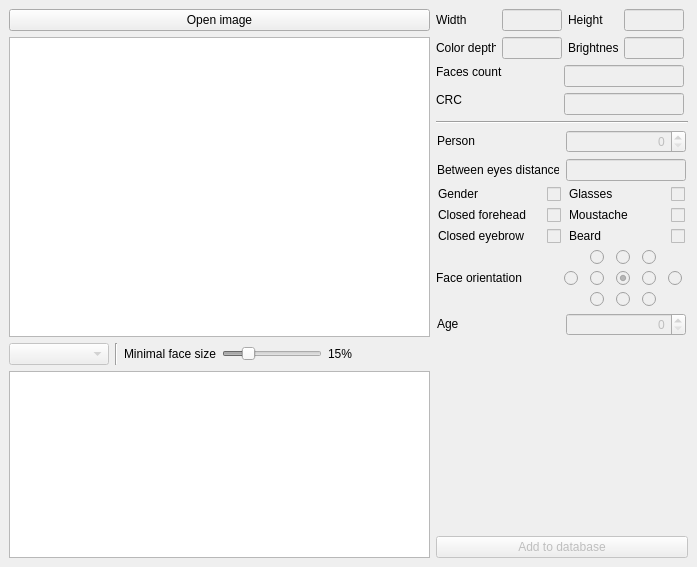
<?xml version="1.0" encoding="UTF-8"?>
<ui version="4.0">
 <class>FaceDBShellClass</class>
 <widget class="QMainWindow" name="FaceDBShellClass">
  <property name="geometry">
   <rect>
    <x>0</x>
    <y>0</y>
    <width>697</width>
    <height>567</height>
   </rect>
  </property>
  <property name="windowTitle">
   <string>FaceDBShell</string>
  </property>
  <widget class="QWidget" name="verticalLayoutWidget">
   <layout class="QHBoxLayout" name="h6Layout">
    <item>
     <layout class="QVBoxLayout" name="v1Layout">
      <item>
       <widget class="QPushButton" name="openImage">
        <property name="text">
         <string>Open image</string>
        </property>
        <property name="autoDefault">
         <bool>false</bool>
        </property>
       </widget>
      </item>
      <item>
       <widget class="FrameView" name="mainFrame">
        <property name="minimumSize">
         <size>
          <width>0</width>
          <height>300</height>
         </size>
        </property>
       </widget>
      </item>
      <item>
       <layout class="QHBoxLayout" name="h0Layout">
        <item>
         <widget class="QComboBox" name="selectDetector">
          <property name="enabled">
           <bool>false</bool>
          </property>
          <property name="minimumSize">
           <size>
            <width>100</width>
            <height>0</height>
           </size>
          </property>
         </widget>
        </item>
        <item>
         <widget class="Line" name="v1Splitter">
          <property name="orientation">
           <enum>Qt::Vertical</enum>
          </property>
         </widget>
        </item>
        <item>
         <widget class="QLabel" name="minFaceSizeLabel">
          <property name="text">
           <string>Minimal face size</string>
          </property>
         </widget>
        </item>
        <item>
         <widget class="QSlider" name="minFaceSizeSlider">
          <property name="enabled">
           <bool>false</bool>
          </property>
          <property name="sizePolicy">
           <sizepolicy hsizetype="Expanding" vsizetype="Fixed">
            <horstretch>0</horstretch>
            <verstretch>0</verstretch>
           </sizepolicy>
          </property>
          <property name="minimumSize">
           <size>
            <width>100</width>
            <height>0</height>
           </size>
          </property>
          <property name="maximumSize">
           <size>
            <width>200</width>
            <height>16777215</height>
           </size>
          </property>
          <property name="minimum">
           <number>5</number>
          </property>
          <property name="maximum">
           <number>50</number>
          </property>
          <property name="singleStep">
           <number>5</number>
          </property>
          <property name="value">
           <number>15</number>
          </property>
          <property name="orientation">
           <enum>Qt::Horizontal</enum>
          </property>
         </widget>
        </item>
        <item>
         <widget class="QLabel" name="minFaceSizeDisplay">
          <property name="text">
           <string>15%</string>
          </property>
         </widget>
        </item>
        <item>
         <spacer name="horizontalSpacer">
          <property name="orientation">
           <enum>Qt::Horizontal</enum>
          </property>
          <property name="sizeHint" stdset="0">
           <size>
            <width>60</width>
            <height>20</height>
           </size>
          </property>
         </spacer>
        </item>
       </layout>
      </item>
      <item>
       <widget class="QListWidget" name="logText">
        <property name="maximumSize">
         <size>
          <width>16777215</width>
          <height>200</height>
         </size>
        </property>
       </widget>
      </item>
     </layout>
    </item>
    <item>
     <layout class="QVBoxLayout" name="v2Layout">
      <item>
       <layout class="QGridLayout" name="gridLayout_2">
        <item row="0" column="0">
         <widget class="QLabel" name="imageWidthLabel">
          <property name="sizePolicy">
           <sizepolicy hsizetype="Fixed" vsizetype="Fixed">
            <horstretch>0</horstretch>
            <verstretch>0</verstretch>
           </sizepolicy>
          </property>
          <property name="minimumSize">
           <size>
            <width>60</width>
            <height>0</height>
           </size>
          </property>
          <property name="maximumSize">
           <size>
            <width>60</width>
            <height>16777215</height>
           </size>
          </property>
          <property name="text">
           <string>Width</string>
          </property>
         </widget>
        </item>
        <item row="0" column="1">
         <widget class="QLineEdit" name="imageWidth">
          <property name="enabled">
           <bool>false</bool>
          </property>
          <property name="sizePolicy">
           <sizepolicy hsizetype="Fixed" vsizetype="Fixed">
            <horstretch>0</horstretch>
            <verstretch>0</verstretch>
           </sizepolicy>
          </property>
          <property name="minimumSize">
           <size>
            <width>60</width>
            <height>0</height>
           </size>
          </property>
          <property name="maximumSize">
           <size>
            <width>60</width>
            <height>16777215</height>
           </size>
          </property>
          <property name="focusPolicy">
           <enum>Qt::NoFocus</enum>
          </property>
          <property name="layoutDirection">
           <enum>Qt::LeftToRight</enum>
          </property>
          <property name="text">
           <string/>
          </property>
          <property name="alignment">
           <set>Qt::AlignRight|Qt::AlignTrailing|Qt::AlignVCenter</set>
          </property>
         </widget>
        </item>
        <item row="0" column="2">
         <widget class="QLabel" name="imageHeightLabel">
          <property name="sizePolicy">
           <sizepolicy hsizetype="Fixed" vsizetype="Fixed">
            <horstretch>0</horstretch>
            <verstretch>0</verstretch>
           </sizepolicy>
          </property>
          <property name="minimumSize">
           <size>
            <width>50</width>
            <height>0</height>
           </size>
          </property>
          <property name="maximumSize">
           <size>
            <width>50</width>
            <height>16777215</height>
           </size>
          </property>
          <property name="text">
           <string>Height</string>
          </property>
         </widget>
        </item>
        <item row="0" column="3">
         <widget class="QLineEdit" name="imageHeight">
          <property name="enabled">
           <bool>false</bool>
          </property>
          <property name="sizePolicy">
           <sizepolicy hsizetype="Fixed" vsizetype="Fixed">
            <horstretch>0</horstretch>
            <verstretch>0</verstretch>
           </sizepolicy>
          </property>
          <property name="minimumSize">
           <size>
            <width>60</width>
            <height>0</height>
           </size>
          </property>
          <property name="maximumSize">
           <size>
            <width>60</width>
            <height>16777215</height>
           </size>
          </property>
          <property name="focusPolicy">
           <enum>Qt::NoFocus</enum>
          </property>
          <property name="layoutDirection">
           <enum>Qt::LeftToRight</enum>
          </property>
          <property name="text">
           <string/>
          </property>
          <property name="alignment">
           <set>Qt::AlignRight|Qt::AlignTrailing|Qt::AlignVCenter</set>
          </property>
         </widget>
        </item>
        <item row="1" column="0">
         <widget class="QLabel" name="imageColorDepthLabel">
          <property name="sizePolicy">
           <sizepolicy hsizetype="Fixed" vsizetype="Fixed">
            <horstretch>0</horstretch>
            <verstretch>0</verstretch>
           </sizepolicy>
          </property>
          <property name="minimumSize">
           <size>
            <width>60</width>
            <height>0</height>
           </size>
          </property>
          <property name="maximumSize">
           <size>
            <width>60</width>
            <height>16777215</height>
           </size>
          </property>
          <property name="text">
           <string>Color depth</string>
          </property>
         </widget>
        </item>
        <item row="1" column="1">
         <widget class="QLineEdit" name="imageColorDepth">
          <property name="enabled">
           <bool>false</bool>
          </property>
          <property name="sizePolicy">
           <sizepolicy hsizetype="Fixed" vsizetype="Fixed">
            <horstretch>0</horstretch>
            <verstretch>0</verstretch>
           </sizepolicy>
          </property>
          <property name="minimumSize">
           <size>
            <width>60</width>
            <height>0</height>
           </size>
          </property>
          <property name="maximumSize">
           <size>
            <width>60</width>
            <height>16777215</height>
           </size>
          </property>
          <property name="focusPolicy">
           <enum>Qt::NoFocus</enum>
          </property>
          <property name="layoutDirection">
           <enum>Qt::LeftToRight</enum>
          </property>
          <property name="text">
           <string/>
          </property>
          <property name="alignment">
           <set>Qt::AlignRight|Qt::AlignTrailing|Qt::AlignVCenter</set>
          </property>
         </widget>
        </item>
        <item row="1" column="2">
         <widget class="QLabel" name="imageBrightnessLabel">
          <property name="sizePolicy">
           <sizepolicy hsizetype="Fixed" vsizetype="Fixed">
            <horstretch>0</horstretch>
            <verstretch>0</verstretch>
           </sizepolicy>
          </property>
          <property name="minimumSize">
           <size>
            <width>50</width>
            <height>0</height>
           </size>
          </property>
          <property name="maximumSize">
           <size>
            <width>50</width>
            <height>16777215</height>
           </size>
          </property>
          <property name="text">
           <string>Brightness</string>
          </property>
         </widget>
        </item>
        <item row="1" column="3">
         <widget class="QLineEdit" name="imageBrightness">
          <property name="enabled">
           <bool>false</bool>
          </property>
          <property name="sizePolicy">
           <sizepolicy hsizetype="Fixed" vsizetype="Fixed">
            <horstretch>0</horstretch>
            <verstretch>0</verstretch>
           </sizepolicy>
          </property>
          <property name="minimumSize">
           <size>
            <width>60</width>
            <height>0</height>
           </size>
          </property>
          <property name="maximumSize">
           <size>
            <width>60</width>
            <height>16777215</height>
           </size>
          </property>
          <property name="focusPolicy">
           <enum>Qt::NoFocus</enum>
          </property>
          <property name="layoutDirection">
           <enum>Qt::LeftToRight</enum>
          </property>
          <property name="text">
           <string/>
          </property>
          <property name="alignment">
           <set>Qt::AlignRight|Qt::AlignTrailing|Qt::AlignVCenter</set>
          </property>
         </widget>
        </item>
       </layout>
      </item>
      <item>
       <layout class="QFormLayout" name="formLayout_2">
        <item row="2" column="0">
         <widget class="QLabel" name="imageCRCLabel">
          <property name="sizePolicy">
           <sizepolicy hsizetype="Fixed" vsizetype="Fixed">
            <horstretch>0</horstretch>
            <verstretch>0</verstretch>
           </sizepolicy>
          </property>
          <property name="minimumSize">
           <size>
            <width>122</width>
            <height>0</height>
           </size>
          </property>
          <property name="maximumSize">
           <size>
            <width>122</width>
            <height>16777215</height>
           </size>
          </property>
          <property name="text">
           <string>CRC</string>
          </property>
         </widget>
        </item>
        <item row="2" column="1">
         <widget class="QLineEdit" name="imageCRC">
          <property name="enabled">
           <bool>false</bool>
          </property>
          <property name="sizePolicy">
           <sizepolicy hsizetype="Fixed" vsizetype="Fixed">
            <horstretch>0</horstretch>
            <verstretch>0</verstretch>
           </sizepolicy>
          </property>
          <property name="minimumSize">
           <size>
            <width>120</width>
            <height>0</height>
           </size>
          </property>
          <property name="maximumSize">
           <size>
            <width>120</width>
            <height>16777215</height>
           </size>
          </property>
          <property name="focusPolicy">
           <enum>Qt::NoFocus</enum>
          </property>
          <property name="layoutDirection">
           <enum>Qt::LeftToRight</enum>
          </property>
          <property name="text">
           <string/>
          </property>
          <property name="alignment">
           <set>Qt::AlignRight|Qt::AlignTrailing|Qt::AlignVCenter</set>
          </property>
         </widget>
        </item>
        <item row="1" column="0">
         <widget class="QLabel" name="facesCountLabel">
          <property name="sizePolicy">
           <sizepolicy hsizetype="Fixed" vsizetype="Fixed">
            <horstretch>0</horstretch>
            <verstretch>0</verstretch>
           </sizepolicy>
          </property>
          <property name="minimumSize">
           <size>
            <width>122</width>
            <height>0</height>
           </size>
          </property>
          <property name="maximumSize">
           <size>
            <width>122</width>
            <height>16777215</height>
           </size>
          </property>
          <property name="text">
           <string>Faces count</string>
          </property>
         </widget>
        </item>
        <item row="1" column="1">
         <widget class="QLineEdit" name="facesCount">
          <property name="enabled">
           <bool>false</bool>
          </property>
          <property name="sizePolicy">
           <sizepolicy hsizetype="Fixed" vsizetype="Fixed">
            <horstretch>0</horstretch>
            <verstretch>0</verstretch>
           </sizepolicy>
          </property>
          <property name="minimumSize">
           <size>
            <width>120</width>
            <height>0</height>
           </size>
          </property>
          <property name="maximumSize">
           <size>
            <width>120</width>
            <height>16777215</height>
           </size>
          </property>
          <property name="focusPolicy">
           <enum>Qt::NoFocus</enum>
          </property>
          <property name="layoutDirection">
           <enum>Qt::LeftToRight</enum>
          </property>
          <property name="text">
           <string/>
          </property>
          <property name="alignment">
           <set>Qt::AlignRight|Qt::AlignTrailing|Qt::AlignVCenter</set>
          </property>
         </widget>
        </item>
       </layout>
      </item>
      <item>
       <widget class="Line" name="h1Splitter">
        <property name="orientation">
         <enum>Qt::Horizontal</enum>
        </property>
       </widget>
      </item>
      <item>
       <layout class="QHBoxLayout" name="h7Layout">
        <item>
         <widget class="QLabel" name="faceIndexLabel">
          <property name="sizePolicy">
           <sizepolicy hsizetype="Fixed" vsizetype="Fixed">
            <horstretch>0</horstretch>
            <verstretch>0</verstretch>
           </sizepolicy>
          </property>
          <property name="minimumSize">
           <size>
            <width>122</width>
            <height>0</height>
           </size>
          </property>
          <property name="maximumSize">
           <size>
            <width>122</width>
            <height>16777215</height>
           </size>
          </property>
          <property name="text">
           <string>Person</string>
          </property>
         </widget>
        </item>
        <item>
         <widget class="QSpinBox" name="faceIndex">
          <property name="enabled">
           <bool>false</bool>
          </property>
          <property name="sizePolicy">
           <sizepolicy hsizetype="Fixed" vsizetype="Fixed">
            <horstretch>0</horstretch>
            <verstretch>0</verstretch>
           </sizepolicy>
          </property>
          <property name="minimumSize">
           <size>
            <width>120</width>
            <height>0</height>
           </size>
          </property>
          <property name="maximumSize">
           <size>
            <width>120</width>
            <height>16777215</height>
           </size>
          </property>
          <property name="layoutDirection">
           <enum>Qt::LeftToRight</enum>
          </property>
          <property name="alignment">
           <set>Qt::AlignRight|Qt::AlignTrailing|Qt::AlignVCenter</set>
          </property>
          <property name="readOnly">
           <bool>false</bool>
          </property>
         </widget>
        </item>
       </layout>
      </item>
      <item>
       <layout class="QHBoxLayout" name="h4Layout">
        <item>
         <widget class="QLabel" name="betweenEyesDistanceLabel">
          <property name="sizePolicy">
           <sizepolicy hsizetype="Fixed" vsizetype="Fixed">
            <horstretch>0</horstretch>
            <verstretch>0</verstretch>
           </sizepolicy>
          </property>
          <property name="minimumSize">
           <size>
            <width>122</width>
            <height>0</height>
           </size>
          </property>
          <property name="maximumSize">
           <size>
            <width>122</width>
            <height>16777215</height>
           </size>
          </property>
          <property name="text">
           <string>Between eyes distance</string>
          </property>
         </widget>
        </item>
        <item>
         <widget class="QLineEdit" name="betweenEyesDistance">
          <property name="enabled">
           <bool>false</bool>
          </property>
          <property name="sizePolicy">
           <sizepolicy hsizetype="Fixed" vsizetype="Fixed">
            <horstretch>0</horstretch>
            <verstretch>0</verstretch>
           </sizepolicy>
          </property>
          <property name="minimumSize">
           <size>
            <width>120</width>
            <height>0</height>
           </size>
          </property>
          <property name="maximumSize">
           <size>
            <width>120</width>
            <height>16777215</height>
           </size>
          </property>
          <property name="focusPolicy">
           <enum>Qt::NoFocus</enum>
          </property>
          <property name="layoutDirection">
           <enum>Qt::LeftToRight</enum>
          </property>
          <property name="text">
           <string/>
          </property>
          <property name="alignment">
           <set>Qt::AlignRight|Qt::AlignTrailing|Qt::AlignVCenter</set>
          </property>
         </widget>
        </item>
       </layout>
      </item>
      <item>
       <layout class="QHBoxLayout" name="h8Layout">
        <item>
         <widget class="QLabel" name="genderLabel">
          <property name="sizePolicy">
           <sizepolicy hsizetype="Fixed" vsizetype="Fixed">
            <horstretch>0</horstretch>
            <verstretch>0</verstretch>
           </sizepolicy>
          </property>
          <property name="minimumSize">
           <size>
            <width>50</width>
            <height>0</height>
           </size>
          </property>
          <property name="maximumSize">
           <size>
            <width>50</width>
            <height>16777215</height>
           </size>
          </property>
          <property name="text">
           <string>Gender</string>
          </property>
         </widget>
        </item>
        <item>
         <widget class="QCheckBox" name="gender">
          <property name="enabled">
           <bool>false</bool>
          </property>
          <property name="sizePolicy">
           <sizepolicy hsizetype="Fixed" vsizetype="Fixed">
            <horstretch>0</horstretch>
            <verstretch>0</verstretch>
           </sizepolicy>
          </property>
          <property name="minimumSize">
           <size>
            <width>65</width>
            <height>0</height>
           </size>
          </property>
          <property name="maximumSize">
           <size>
            <width>65</width>
            <height>16777215</height>
           </size>
          </property>
          <property name="baseSize">
           <size>
            <width>15</width>
            <height>0</height>
           </size>
          </property>
          <property name="layoutDirection">
           <enum>Qt::RightToLeft</enum>
          </property>
          <property name="text">
           <string/>
          </property>
         </widget>
        </item>
        <item>
         <widget class="QLabel" name="glassesLabel">
          <property name="sizePolicy">
           <sizepolicy hsizetype="Fixed" vsizetype="Fixed">
            <horstretch>0</horstretch>
            <verstretch>0</verstretch>
           </sizepolicy>
          </property>
          <property name="minimumSize">
           <size>
            <width>88</width>
            <height>0</height>
           </size>
          </property>
          <property name="maximumSize">
           <size>
            <width>88</width>
            <height>16777215</height>
           </size>
          </property>
          <property name="text">
           <string>Glasses</string>
          </property>
         </widget>
        </item>
        <item>
         <widget class="QCheckBox" name="glasses">
          <property name="enabled">
           <bool>false</bool>
          </property>
          <property name="sizePolicy">
           <sizepolicy hsizetype="Fixed" vsizetype="Fixed">
            <horstretch>0</horstretch>
            <verstretch>0</verstretch>
           </sizepolicy>
          </property>
          <property name="minimumSize">
           <size>
            <width>20</width>
            <height>0</height>
           </size>
          </property>
          <property name="maximumSize">
           <size>
            <width>20</width>
            <height>16777215</height>
           </size>
          </property>
          <property name="baseSize">
           <size>
            <width>15</width>
            <height>0</height>
           </size>
          </property>
          <property name="layoutDirection">
           <enum>Qt::RightToLeft</enum>
          </property>
          <property name="text">
           <string/>
          </property>
         </widget>
        </item>
       </layout>
      </item>
      <item>
       <layout class="QHBoxLayout" name="h9Layout">
        <item>
         <widget class="QLabel" name="closedForeheadLabel">
          <property name="sizePolicy">
           <sizepolicy hsizetype="Fixed" vsizetype="Fixed">
            <horstretch>0</horstretch>
            <verstretch>0</verstretch>
           </sizepolicy>
          </property>
          <property name="minimumSize">
           <size>
            <width>90</width>
            <height>0</height>
           </size>
          </property>
          <property name="maximumSize">
           <size>
            <width>90</width>
            <height>16777215</height>
           </size>
          </property>
          <property name="text">
           <string>Closed forehead</string>
          </property>
         </widget>
        </item>
        <item>
         <widget class="QCheckBox" name="closedForehead">
          <property name="enabled">
           <bool>false</bool>
          </property>
          <property name="sizePolicy">
           <sizepolicy hsizetype="Fixed" vsizetype="Fixed">
            <horstretch>0</horstretch>
            <verstretch>0</verstretch>
           </sizepolicy>
          </property>
          <property name="minimumSize">
           <size>
            <width>25</width>
            <height>0</height>
           </size>
          </property>
          <property name="maximumSize">
           <size>
            <width>25</width>
            <height>16777215</height>
           </size>
          </property>
          <property name="baseSize">
           <size>
            <width>15</width>
            <height>0</height>
           </size>
          </property>
          <property name="layoutDirection">
           <enum>Qt::RightToLeft</enum>
          </property>
          <property name="text">
           <string/>
          </property>
         </widget>
        </item>
        <item>
         <widget class="QLabel" name="moustacheLabel">
          <property name="sizePolicy">
           <sizepolicy hsizetype="Fixed" vsizetype="Fixed">
            <horstretch>0</horstretch>
            <verstretch>0</verstretch>
           </sizepolicy>
          </property>
          <property name="minimumSize">
           <size>
            <width>88</width>
            <height>0</height>
           </size>
          </property>
          <property name="maximumSize">
           <size>
            <width>88</width>
            <height>16777215</height>
           </size>
          </property>
          <property name="text">
           <string>Moustache</string>
          </property>
         </widget>
        </item>
        <item>
         <widget class="QCheckBox" name="moustache">
          <property name="enabled">
           <bool>false</bool>
          </property>
          <property name="sizePolicy">
           <sizepolicy hsizetype="Fixed" vsizetype="Fixed">
            <horstretch>0</horstretch>
            <verstretch>0</verstretch>
           </sizepolicy>
          </property>
          <property name="minimumSize">
           <size>
            <width>20</width>
            <height>0</height>
           </size>
          </property>
          <property name="maximumSize">
           <size>
            <width>20</width>
            <height>16777215</height>
           </size>
          </property>
          <property name="baseSize">
           <size>
            <width>15</width>
            <height>0</height>
           </size>
          </property>
          <property name="layoutDirection">
           <enum>Qt::RightToLeft</enum>
          </property>
          <property name="text">
           <string/>
          </property>
         </widget>
        </item>
       </layout>
      </item>
      <item>
       <layout class="QHBoxLayout" name="h10Layout">
        <item>
         <widget class="QLabel" name="closedEyebrowLabel">
          <property name="sizePolicy">
           <sizepolicy hsizetype="Fixed" vsizetype="Fixed">
            <horstretch>0</horstretch>
            <verstretch>0</verstretch>
           </sizepolicy>
          </property>
          <property name="minimumSize">
           <size>
            <width>90</width>
            <height>0</height>
           </size>
          </property>
          <property name="maximumSize">
           <size>
            <width>90</width>
            <height>16777215</height>
           </size>
          </property>
          <property name="text">
           <string>Closed eyebrow</string>
          </property>
         </widget>
        </item>
        <item>
         <widget class="QCheckBox" name="closedEyebrow">
          <property name="enabled">
           <bool>false</bool>
          </property>
          <property name="sizePolicy">
           <sizepolicy hsizetype="Fixed" vsizetype="Fixed">
            <horstretch>0</horstretch>
            <verstretch>0</verstretch>
           </sizepolicy>
          </property>
          <property name="minimumSize">
           <size>
            <width>25</width>
            <height>0</height>
           </size>
          </property>
          <property name="maximumSize">
           <size>
            <width>25</width>
            <height>16777215</height>
           </size>
          </property>
          <property name="baseSize">
           <size>
            <width>15</width>
            <height>0</height>
           </size>
          </property>
          <property name="layoutDirection">
           <enum>Qt::RightToLeft</enum>
          </property>
          <property name="text">
           <string/>
          </property>
         </widget>
        </item>
        <item>
         <widget class="QLabel" name="beardLabel">
          <property name="sizePolicy">
           <sizepolicy hsizetype="Fixed" vsizetype="Fixed">
            <horstretch>0</horstretch>
            <verstretch>0</verstretch>
           </sizepolicy>
          </property>
          <property name="minimumSize">
           <size>
            <width>88</width>
            <height>0</height>
           </size>
          </property>
          <property name="maximumSize">
           <size>
            <width>88</width>
            <height>16777215</height>
           </size>
          </property>
          <property name="text">
           <string>Beard</string>
          </property>
         </widget>
        </item>
        <item>
         <widget class="QCheckBox" name="beard">
          <property name="enabled">
           <bool>false</bool>
          </property>
          <property name="sizePolicy">
           <sizepolicy hsizetype="Fixed" vsizetype="Fixed">
            <horstretch>0</horstretch>
            <verstretch>0</verstretch>
           </sizepolicy>
          </property>
          <property name="minimumSize">
           <size>
            <width>20</width>
            <height>0</height>
           </size>
          </property>
          <property name="maximumSize">
           <size>
            <width>20</width>
            <height>16777215</height>
           </size>
          </property>
          <property name="baseSize">
           <size>
            <width>15</width>
            <height>0</height>
           </size>
          </property>
          <property name="layoutDirection">
           <enum>Qt::RightToLeft</enum>
          </property>
          <property name="text">
           <string/>
          </property>
         </widget>
        </item>
       </layout>
      </item>
      <item>
       <layout class="QHBoxLayout" name="h11Layout">
        <item>
         <widget class="QLabel" name="faceOrientationLabel">
          <property name="sizePolicy">
           <sizepolicy hsizetype="Fixed" vsizetype="Fixed">
            <horstretch>0</horstretch>
            <verstretch>0</verstretch>
           </sizepolicy>
          </property>
          <property name="minimumSize">
           <size>
            <width>122</width>
            <height>0</height>
           </size>
          </property>
          <property name="maximumSize">
           <size>
            <width>122</width>
            <height>16777215</height>
           </size>
          </property>
          <property name="text">
           <string>Face orientation</string>
          </property>
         </widget>
        </item>
        <item>
         <layout class="QGridLayout" name="gridLayout">
          <item row="1" column="0">
           <widget class="QRadioButton" name="orientation21">
            <property name="enabled">
             <bool>false</bool>
            </property>
            <property name="sizePolicy">
             <sizepolicy hsizetype="Fixed" vsizetype="Fixed">
              <horstretch>0</horstretch>
              <verstretch>0</verstretch>
             </sizepolicy>
            </property>
            <property name="minimumSize">
             <size>
              <width>20</width>
              <height>0</height>
             </size>
            </property>
            <property name="maximumSize">
             <size>
              <width>20</width>
              <height>16777215</height>
             </size>
            </property>
            <property name="text">
             <string/>
            </property>
           </widget>
          </item>
          <item row="1" column="3">
           <widget class="QRadioButton" name="orientation24">
            <property name="enabled">
             <bool>false</bool>
            </property>
            <property name="sizePolicy">
             <sizepolicy hsizetype="Fixed" vsizetype="Fixed">
              <horstretch>0</horstretch>
              <verstretch>0</verstretch>
             </sizepolicy>
            </property>
            <property name="minimumSize">
             <size>
              <width>20</width>
              <height>0</height>
             </size>
            </property>
            <property name="maximumSize">
             <size>
              <width>20</width>
              <height>16777215</height>
             </size>
            </property>
            <property name="text">
             <string/>
            </property>
            <property name="checked">
             <bool>false</bool>
            </property>
           </widget>
          </item>
          <item row="1" column="4">
           <widget class="QRadioButton" name="orientation25">
            <property name="enabled">
             <bool>false</bool>
            </property>
            <property name="sizePolicy">
             <sizepolicy hsizetype="Fixed" vsizetype="Fixed">
              <horstretch>0</horstretch>
              <verstretch>0</verstretch>
             </sizepolicy>
            </property>
            <property name="minimumSize">
             <size>
              <width>20</width>
              <height>0</height>
             </size>
            </property>
            <property name="maximumSize">
             <size>
              <width>20</width>
              <height>16777215</height>
             </size>
            </property>
            <property name="text">
             <string/>
            </property>
           </widget>
          </item>
          <item row="1" column="1">
           <widget class="QRadioButton" name="orientation22">
            <property name="enabled">
             <bool>false</bool>
            </property>
            <property name="sizePolicy">
             <sizepolicy hsizetype="Fixed" vsizetype="Fixed">
              <horstretch>0</horstretch>
              <verstretch>0</verstretch>
             </sizepolicy>
            </property>
            <property name="minimumSize">
             <size>
              <width>20</width>
              <height>0</height>
             </size>
            </property>
            <property name="maximumSize">
             <size>
              <width>20</width>
              <height>16777215</height>
             </size>
            </property>
            <property name="text">
             <string/>
            </property>
           </widget>
          </item>
          <item row="1" column="2">
           <widget class="QRadioButton" name="orientation23">
            <property name="enabled">
             <bool>false</bool>
            </property>
            <property name="sizePolicy">
             <sizepolicy hsizetype="Fixed" vsizetype="Fixed">
              <horstretch>0</horstretch>
              <verstretch>0</verstretch>
             </sizepolicy>
            </property>
            <property name="minimumSize">
             <size>
              <width>20</width>
              <height>0</height>
             </size>
            </property>
            <property name="maximumSize">
             <size>
              <width>20</width>
              <height>16777215</height>
             </size>
            </property>
            <property name="text">
             <string/>
            </property>
            <property name="checked">
             <bool>true</bool>
            </property>
           </widget>
          </item>
          <item row="2" column="2">
           <widget class="QRadioButton" name="orientation33">
            <property name="enabled">
             <bool>false</bool>
            </property>
            <property name="sizePolicy">
             <sizepolicy hsizetype="Fixed" vsizetype="Fixed">
              <horstretch>0</horstretch>
              <verstretch>0</verstretch>
             </sizepolicy>
            </property>
            <property name="minimumSize">
             <size>
              <width>20</width>
              <height>0</height>
             </size>
            </property>
            <property name="maximumSize">
             <size>
              <width>20</width>
              <height>16777215</height>
             </size>
            </property>
            <property name="text">
             <string/>
            </property>
           </widget>
          </item>
          <item row="0" column="2">
           <widget class="QRadioButton" name="orientation13">
            <property name="enabled">
             <bool>false</bool>
            </property>
            <property name="sizePolicy">
             <sizepolicy hsizetype="Fixed" vsizetype="Fixed">
              <horstretch>0</horstretch>
              <verstretch>0</verstretch>
             </sizepolicy>
            </property>
            <property name="minimumSize">
             <size>
              <width>20</width>
              <height>0</height>
             </size>
            </property>
            <property name="maximumSize">
             <size>
              <width>20</width>
              <height>16777215</height>
             </size>
            </property>
            <property name="text">
             <string/>
            </property>
           </widget>
          </item>
          <item row="0" column="1">
           <widget class="QRadioButton" name="orientation12">
            <property name="enabled">
             <bool>false</bool>
            </property>
            <property name="sizePolicy">
             <sizepolicy hsizetype="Fixed" vsizetype="Fixed">
              <horstretch>0</horstretch>
              <verstretch>0</verstretch>
             </sizepolicy>
            </property>
            <property name="minimumSize">
             <size>
              <width>20</width>
              <height>0</height>
             </size>
            </property>
            <property name="maximumSize">
             <size>
              <width>20</width>
              <height>16777215</height>
             </size>
            </property>
            <property name="text">
             <string/>
            </property>
           </widget>
          </item>
          <item row="0" column="3">
           <widget class="QRadioButton" name="orientation14">
            <property name="enabled">
             <bool>false</bool>
            </property>
            <property name="sizePolicy">
             <sizepolicy hsizetype="Fixed" vsizetype="Fixed">
              <horstretch>0</horstretch>
              <verstretch>0</verstretch>
             </sizepolicy>
            </property>
            <property name="minimumSize">
             <size>
              <width>20</width>
              <height>0</height>
             </size>
            </property>
            <property name="maximumSize">
             <size>
              <width>20</width>
              <height>16777215</height>
             </size>
            </property>
            <property name="text">
             <string/>
            </property>
           </widget>
          </item>
          <item row="2" column="1">
           <widget class="QRadioButton" name="orientation32">
            <property name="enabled">
             <bool>false</bool>
            </property>
            <property name="sizePolicy">
             <sizepolicy hsizetype="Fixed" vsizetype="Fixed">
              <horstretch>0</horstretch>
              <verstretch>0</verstretch>
             </sizepolicy>
            </property>
            <property name="minimumSize">
             <size>
              <width>20</width>
              <height>0</height>
             </size>
            </property>
            <property name="maximumSize">
             <size>
              <width>20</width>
              <height>16777215</height>
             </size>
            </property>
            <property name="text">
             <string/>
            </property>
           </widget>
          </item>
          <item row="2" column="3">
           <widget class="QRadioButton" name="orientation34">
            <property name="enabled">
             <bool>false</bool>
            </property>
            <property name="sizePolicy">
             <sizepolicy hsizetype="Fixed" vsizetype="Fixed">
              <horstretch>0</horstretch>
              <verstretch>0</verstretch>
             </sizepolicy>
            </property>
            <property name="minimumSize">
             <size>
              <width>20</width>
              <height>0</height>
             </size>
            </property>
            <property name="maximumSize">
             <size>
              <width>20</width>
              <height>16777215</height>
             </size>
            </property>
            <property name="text">
             <string/>
            </property>
           </widget>
          </item>
         </layout>
        </item>
       </layout>
      </item>
      <item>
       <layout class="QHBoxLayout" name="h12Layout">
        <item>
         <widget class="QLabel" name="ageLabel">
          <property name="sizePolicy">
           <sizepolicy hsizetype="Fixed" vsizetype="Fixed">
            <horstretch>0</horstretch>
            <verstretch>0</verstretch>
           </sizepolicy>
          </property>
          <property name="minimumSize">
           <size>
            <width>122</width>
            <height>0</height>
           </size>
          </property>
          <property name="maximumSize">
           <size>
            <width>122</width>
            <height>16777215</height>
           </size>
          </property>
          <property name="text">
           <string>Age</string>
          </property>
         </widget>
        </item>
        <item>
         <widget class="QSpinBox" name="age">
          <property name="enabled">
           <bool>false</bool>
          </property>
          <property name="sizePolicy">
           <sizepolicy hsizetype="Fixed" vsizetype="Fixed">
            <horstretch>0</horstretch>
            <verstretch>0</verstretch>
           </sizepolicy>
          </property>
          <property name="minimumSize">
           <size>
            <width>120</width>
            <height>0</height>
           </size>
          </property>
          <property name="maximumSize">
           <size>
            <width>120</width>
            <height>16777215</height>
           </size>
          </property>
          <property name="layoutDirection">
           <enum>Qt::LeftToRight</enum>
          </property>
          <property name="alignment">
           <set>Qt::AlignRight|Qt::AlignTrailing|Qt::AlignVCenter</set>
          </property>
          <property name="maximum">
           <number>122</number>
          </property>
         </widget>
        </item>
       </layout>
      </item>
      <item>
       <spacer name="verticalSpacer">
        <property name="orientation">
         <enum>Qt::Vertical</enum>
        </property>
        <property name="sizeHint" stdset="0">
         <size>
          <width>20</width>
          <height>40</height>
         </size>
        </property>
       </spacer>
      </item>
      <item>
       <widget class="QPushButton" name="saveData">
        <property name="enabled">
         <bool>false</bool>
        </property>
        <property name="text">
         <string>Add to database</string>
        </property>
        <property name="autoDefault">
         <bool>false</bool>
        </property>
       </widget>
      </item>
     </layout>
    </item>
   </layout>
  </widget>
 </widget>
 <customwidgets>
  <customwidget>
   <class>FrameView</class>
   <extends>QGraphicsView</extends>
   <header>../../Common/Frame/FrameView.h</header>
  </customwidget>
 </customwidgets>
 <resources/>
 <connections/>
</ui>
